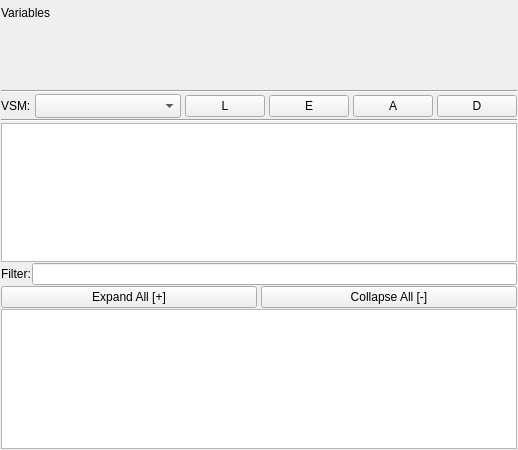
<?xml version="1.0" encoding="UTF-8"?>
<ui version="4.0">
 <class>BookmarksWidget</class>
 <widget class="QWidget" name="BookmarksWidget">
  <property name="geometry">
   <rect>
    <x>0</x>
    <y>0</y>
    <width>323</width>
    <height>450</height>
   </rect>
  </property>
  <layout class="QGridLayout" name="gridLayout">
   <property name="leftMargin">
    <number>1</number>
   </property>
   <property name="topMargin">
    <number>6</number>
   </property>
   <property name="rightMargin">
    <number>1</number>
   </property>
   <property name="bottomMargin">
    <number>1</number>
   </property>
   <property name="spacing">
    <number>1</number>
   </property>

   <item row="0" column="0" colspan="2">
    <widget class="QLabel" name="variablesSectionLabel">
     <property name="text">
      <string>Variables</string>
     </property>
    </widget>
   </item>

   <item row="1" column="0" colspan="2">
    <widget class="QScrollArea" name="variableTabsScrollArea">
     <property name="frameShape">
      <enum>QFrame::Shape::NoFrame</enum>
     </property>
     <property name="maximumHeight">
      <number>30</number>
     </property>
     <property name="widgetResizable">
      <bool>true</bool>
     </property>
     <property name="horizontalScrollBarPolicy">
      <enum>Qt::ScrollBarPolicy::ScrollBarAlwaysOff</enum>
     </property>
     <property name="verticalScrollBarPolicy">
      <enum>Qt::ScrollBarPolicy::ScrollBarAlwaysOff</enum>
     </property>
     <widget class="QWidget" name="variableTabsWidget">
      <property name="geometry">
       <rect>
        <x>0</x>
        <y>0</y>
        <width>300</width>
        <height>28</height>
       </rect>
      </property>
      <layout class="QHBoxLayout" name="variableTabsLayout">
       <property name="leftMargin">
        <number>0</number>
       </property>
       <property name="topMargin">
        <number>0</number>
       </property>
       <property name="rightMargin">
        <number>0</number>
       </property>
       <property name="bottomMargin">
        <number>0</number>
       </property>
       <property name="spacing">
        <number>2</number>
       </property>
      </layout>
     </widget>
    </widget>
   </item>

   <!-- Separator above the VSM controls -->
   <item row="2" column="0" colspan="2">
    <widget class="QFrame" name="variablePaneSeparatorTop">
     <property name="minimumHeight">
      <number>2</number>
     </property>
     <property name="maximumHeight">
      <number>2</number>
     </property>
     <property name="frameShape">
      <enum>QFrame::Shape::HLine</enum>
     </property>
     <property name="frameShadow">
      <enum>QFrame::Shadow::Sunken</enum>
     </property>
     <property name="lineWidth">
      <number>1</number>
     </property>
    </widget>
   </item>

   <!-- VSM controls -->
   <item row="3" column="0" colspan="2">
    <layout class="QHBoxLayout" name="variablePaneControlsLayout">
     <property name="spacing">
      <number>4</number>
     </property>
     <item>
      <widget class="QLabel" name="variablePaneLabel">
       <property name="text">
        <string>VSM:</string>
       </property>
      </widget>
     </item>
     <item>
      <widget class="QComboBox" name="variablePaneComboBox">
       <property name="sizeAdjustPolicy">
        <enum>QComboBox::SizeAdjustPolicy::AdjustToMinimumContentsLengthWithIcon</enum>
       </property>
       <property name="minimumContentsLength">
        <number>12</number>
       </property>
       <property name="sizePolicy">
        <sizepolicy hsizetype="Expanding" vsizetype="Fixed">
         <horstretch>1</horstretch>
         <verstretch>0</verstretch>
        </sizepolicy>
       </property>
      </widget>
     </item>
     <item>
      <widget class="QPushButton" name="listVariablesButton">
       <property name="text">
        <string>L</string>
       </property>
       <property name="toolTip">
        <string>List variables in the selected pane</string>
       </property>
      </widget>
     </item>
     <item>
      <widget class="QPushButton" name="editVariableButton">
       <property name="text">
        <string>E</string>
       </property>
       <property name="toolTip">
        <string>Edit a registered variable</string>
       </property>
      </widget>
     </item>
     <item>
      <widget class="QPushButton" name="addVariableButton">
       <property name="text">
        <string>A</string>
       </property>
       <property name="toolTip">
        <string>Add a variable to the selected pane</string>
       </property>
      </widget>
     </item>
     <item>
      <widget class="QPushButton" name="deleteVariableButton">
       <property name="text">
        <string>D</string>
       </property>
       <property name="toolTip">
        <string>Delete a registered variable</string>
       </property>
      </widget>
     </item>
    </layout>
   </item>

   <!-- Separator below the VSM controls -->
   <item row="4" column="0" colspan="2">
    <widget class="QFrame" name="variablePaneSeparatorBottom">
     <property name="minimumHeight">
      <number>2</number>
     </property>
     <property name="maximumHeight">
      <number>2</number>
     </property>
     <property name="frameShape">
      <enum>QFrame::Shape::HLine</enum>
     </property>
     <property name="frameShadow">
      <enum>QFrame::Shadow::Sunken</enum>
     </property>
     <property name="lineWidth">
      <number>1</number>
     </property>
    </widget>
   </item>

   <item row="5" column="0" colspan="2">
    <widget class="QListWidget" name="managedVariablesList">
     <property name="minimumHeight">
      <number>24</number>
     </property>
     <property name="maximumHeight">
      <number>60</number>
     </property>
     <property name="alternatingRowColors">
      <bool>true</bool>
     </property>
     <property name="selectionMode">
      <enum>QAbstractItemView::SelectionMode::SingleSelection</enum>
     </property>
    </widget>
   </item>

   <item row="6" column="0">
    <widget class="QLabel" name="label">
     <property name="text">
      <string>Filter:</string>
     </property>
    </widget>
   </item>

   <item row="6" column="1">
    <widget class="QLineEdit" name="filterEdit">
     <property name="clearButtonEnabled">
      <bool>true</bool>
     </property>
    </widget>
   </item>

   <!-- Expand and Collapse controls: equal width -->
   <item row="7" column="0" colspan="2">
    <layout class="QHBoxLayout" name="bookmarkTreeControlsLayout">
     <property name="spacing">
      <number>4</number>
     </property>
     <item>
      <widget class="QPushButton" name="expandAllButton">
       <property name="sizePolicy">
        <sizepolicy hsizetype="Expanding" vsizetype="Fixed">
         <horstretch>1</horstretch>
         <verstretch>0</verstretch>
        </sizepolicy>
       </property>
       <property name="text">
        <string>Expand All [+]</string>
       </property>
      </widget>
     </item>
     <item>
      <widget class="QPushButton" name="collapseAllButton">
       <property name="sizePolicy">
        <sizepolicy hsizetype="Expanding" vsizetype="Fixed">
         <horstretch>1</horstretch>
         <verstretch>0</verstretch>
        </sizepolicy>
       </property>
       <property name="text">
        <string>Collapse All [-]</string>
       </property>
      </widget>
     </item>
    </layout>
   </item>

   <item row="8" column="0" colspan="2">
    <widget class="QTreeView" name="treeView">
     <property name="alternatingRowColors">
      <bool>true</bool>
     </property>
    </widget>
   </item>

  </layout>
 </widget>
 <resources/>
 <connections/>
</ui>
